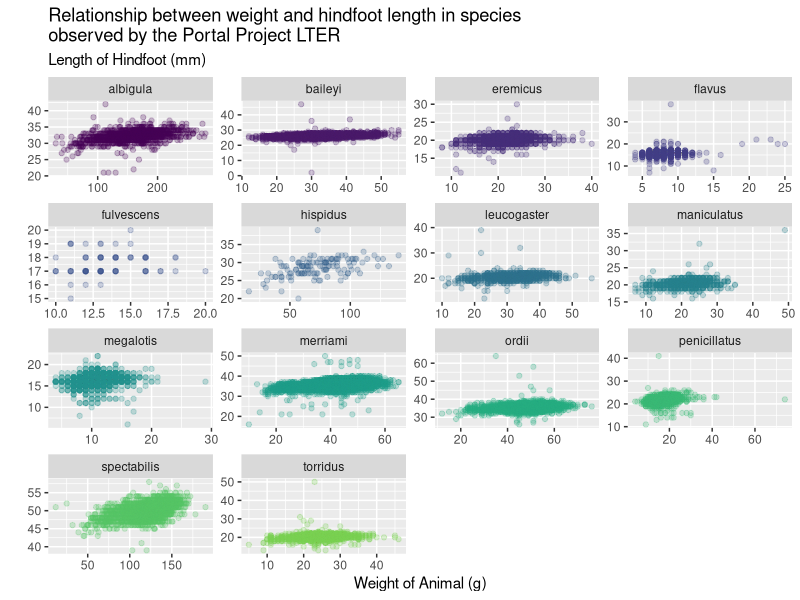
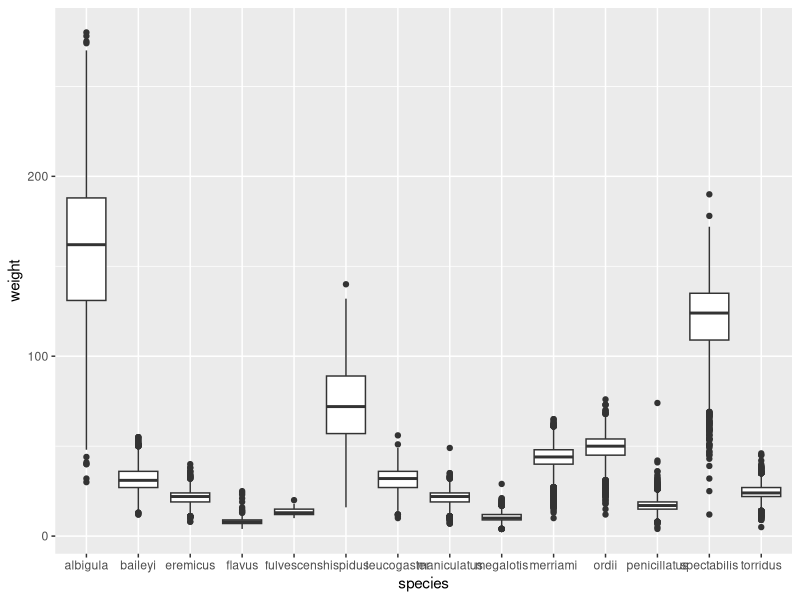

Source code (R) for these figures, in order:
## ---- chunk 1
#| label: setup

library(tidyverse)
## ---- chunk 2
#| label: load-data

surveys <- read_csv("data/surveys.csv")
glimpse(surveys)
## ---- chunk 3
#| label: scatterplot

ggplot(data = surveys) +
  geom_point(aes(x = weight, y = hindfoot_length, color = species), alpha = 0.25)+
  facet_wrap(~species, scales = "free") +
  labs(x = "Weight of Animal (g)", y = "", subtitle = "Length of Hindfoot (mm)", title = "Relationship between weight and hindfoot length in species \nobserved by the Portal Project LTER") +
  scale_color_viridis_d(end = 0.8) +
  guides(color = "none")
## ---- chunk 4
#| label: boxplot

ggplot(data = surveys) +
  geom_boxplot(aes(x = species, y = weight))

## ---- chunk 5
#| label: rotated-boxplot

